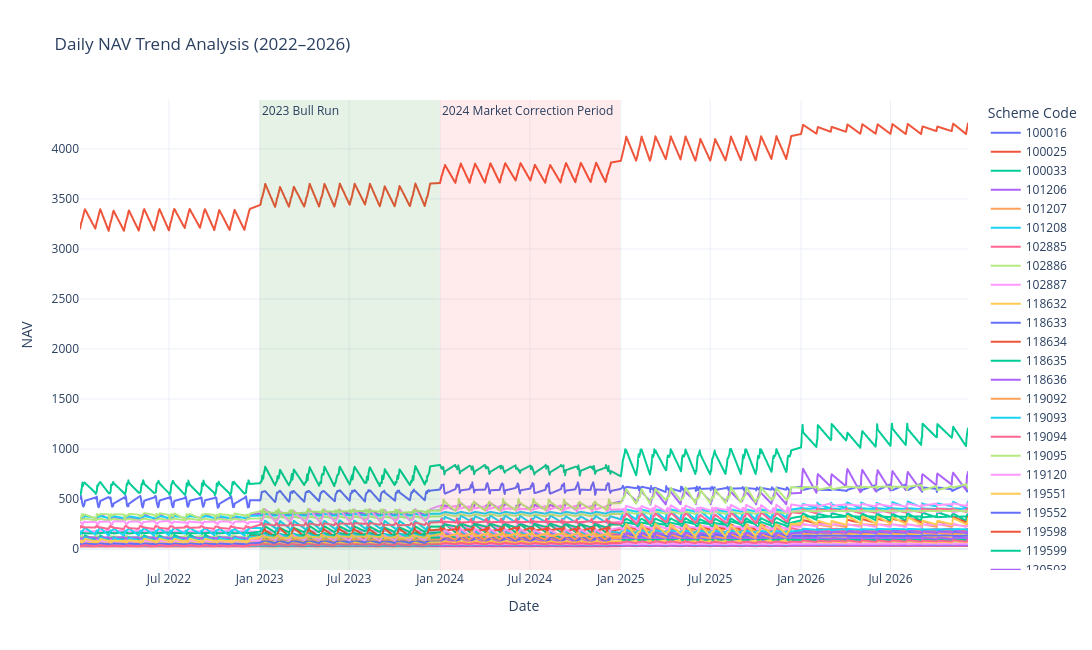

The notebook cell this image was saved under:
### Code cell
fig.write_image("../reports/plots/nav_trend_analysis.png")
fig.show()

### Figure 1 — Plotly figure (JSON) as saved in the notebook; plotly's stock layout.template omitted (floating-point values rounded to 4 significant figures; data arrays with more than 128 entries replaced by an {"elided": "..."} marker saying what was removed)
{"data": [{"customdata": {"elided": "453x1 int values"}, "hovertemplate": "Scheme Code=%{customdata[0]}<br>Date=%{x}<br>Net Asset Value (NAV)=%{y}<extra></extra>", "legendgroup": "100016", "line": {"color": "#636efa", "dash": "solid"}, "marker": {"symbol": "circle"}, "mode": "lines", "name": "100016", "showlegend": true, "type": "scattergl", "x": {"elided": "453 str values"}, "xaxis": "x", "y": {"elided": "453 float values"}, "yaxis": "y"}, {"customdata": {"elided": "453x1 int values"}, "hovertemplate": "Scheme Code=%{customdata[0]}<br>Date=%{x}<br>Net Asset Value (NAV)=%{y}<extra></extra>", "legendgroup": "100025", "line": {"color": "#EF553B", "dash": "solid"}, "marker": {"symbol": "circle"}, "mode": "lines", "name": "100025", "showlegend": true, "type": "scattergl", "x": {"elided": "453 str values"}, "xaxis": "x", "y": {"elided": "453 float values"}, "yaxis": "y"}, {"customdata": {"elided": "453x1 int values"}, "hovertemplate": "Scheme Code=%{customdata[0]}<br>Date=%{x}<br>Net Asset Value (NAV)=%{y}<extra></extra>", "legendgroup": "100033", "line": {"color": "#00cc96", "dash": "solid"}, "marker": {"symbol": "circle"}, "mode": "lines", "name": "100033", "showlegend": true, "type": "scattergl", "x": {"elided": "453 str values"}, "xaxis": "x", "y": {"elided": "453 float values"}, "yaxis": "y"}, {"customdata": {"elided": "453x1 int values"}, "hovertemplate": "Scheme Code=%{customdata[0]}<br>Date=%{x}<br>Net Asset Value (NAV)=%{y}<extra></extra>", "legendgroup": "101206", "line": {"color": "#ab63fa", "dash": "solid"}, "marker": {"symbol": "circle"}, "mode": "lines", "name": "101206", "showlegend": true, "type": "scattergl", "x": {"elided": "453 str values"}, "xaxis": "x", "y": {"elided": "453 float values"}, "yaxis": "y"}, {"customdata": {"elided": "453x1 int values"}, "hovertemplate": "Scheme Code=%{customdata[0]}<br>Date=%{x}<br>Net Asset Value (NAV)=%{y}<extra></extra>", "legendgroup": "101207", "line": {"color": "#FFA15A", "dash": "solid"}, "marker": {"symbol": "circle"}, "mode": "lines", "name": "101207", "showlegend": true, "type": "scattergl", "x": {"elided": "453 str values"}, "xaxis": "x", "y": {"elided": "453 float values"}, "yaxis": "y"}, {"customdata": {"elided": "453x1 int values"}, "hovertemplate": "Scheme Code=%{customdata[0]}<br>Date=%{x}<br>Net Asset Value (NAV)=%{y}<extra></extra>", "legendgroup": "101208", "line": {"color": "#19d3f3", "dash": "solid"}, "marker": {"symbol": "circle"}, "mode": "lines", "name": "101208", "showlegend": true, "type": "scattergl", "x": {"elided": "453 str values"}, "xaxis": "x", "y": {"elided": "453 float values"}, "yaxis": "y"}, {"customdata": {"elided": "453x1 int values"}, "hovertemplate": "Scheme Code=%{customdata[0]}<br>Date=%{x}<br>Net Asset Value (NAV)=%{y}<extra></extra>", "legendgroup": "102885", "line": {"color": "#FF6692", "dash": "solid"}, "marker": {"symbol": "circle"}, "mode": "lines", "name": "102885", "showlegend": true, "type": "scattergl", "x": {"elided": "453 str values"}, "xaxis": "x", "y": {"elided": "453 float values"}, "yaxis": "y"}, {"customdata": {"elided": "453x1 int values"}, "hovertemplate": "Scheme Code=%{customdata[0]}<br>Date=%{x}<br>Net Asset Value (NAV)=%{y}<extra></extra>", "legendgroup": "102886", "line": {"color": "#B6E880", "dash": "solid"}, "marker": {"symbol": "circle"}, "mode": "lines", "name": "102886", "showlegend": true, "type": "scattergl", "x": {"elided": "453 str values"}, "xaxis": "x", "y": {"elided": "453 float values"}, "yaxis": "y"}, {"customdata": {"elided": "453x1 int values"}, "hovertemplate": "Scheme Code=%{customdata[0]}<br>Date=%{x}<br>Net Asset Value (NAV)=%{y}<extra></extra>", "legendgroup": "102887", "line": {"color": "#FF97FF", "dash": "solid"}, "marker": {"symbol": "circle"}, "mode": "lines", "name": "102887", "showlegend": true, "type": "scattergl", "x": {"elided": "453 str values"}, "xaxis": "x", "y": {"elided": "453 float values"}, "yaxis": "y"}, {"customdata": {"elided": "453x1 int values"}, "hovertemplate": "Scheme Code=%{customdata[0]}<br>Date=%{x}<br>Net Asset Value (NAV)=%{y}<extra></extra>", "legendgroup": "118632", "line": {"color": "#FECB52", "dash": "solid"}, "marker": {"symbol": "circle"}, "mode": "lines", "name": "118632", "showlegend": true, "type": "scattergl", "x": {"elided": "453 str values"}, "xaxis": "x", "y": {"elided": "453 float values"}, "yaxis": "y"}, {"customdata": {"elided": "453x1 int values"}, "hovertemplate": "Scheme Code=%{customdata[0]}<br>Date=%{x}<br>Net Asset Value (NAV)=%{y}<extra></extra>", "legendgroup": "118633", "line": {"color": "#636efa", "dash": "solid"}, "marker": {"symbol": "circle"}, "mode": "lines", "name": "118633", "showlegend": true, "type": "scattergl", "x": {"elided": "453 str values"}, "xaxis": "x", "y": {"elided": "453 float values"}, "yaxis": "y"}, {"customdata": {"elided": "453x1 int values"}, "hovertemplate": "Scheme Code=%{customdata[0]}<br>Date=%{x}<br>Net Asset Value (NAV)=%{y}<extra></extra>", "legendgroup": "118634", "line": {"color": "#EF553B", "dash": "solid"}, "marker": {"symbol": "circle"}, "mode": "lines", "name": "118634", "showlegend": true, "type": "scattergl", "x": {"elided": "453 str values"}, "xaxis": "x", "y": {"elided": "453 float values"}, "yaxis": "y"}, {"customdata": {"elided": "453x1 int values"}, "hovertemplate": "Scheme Code=%{customdata[0]}<br>Date=%{x}<br>Net Asset Value (NAV)=%{y}<extra></extra>", "legendgroup": "118635", "line": {"color": "#00cc96", "dash": "solid"}, "marker": {"symbol": "circle"}, "mode": "lines", "name": "118635", "showlegend": true, "type": "scattergl", "x": {"elided": "453 str values"}, "xaxis": "x", "y": {"elided": "453 float values"}, "yaxis": "y"}, {"customdata": {"elided": "453x1 int values"}, "hovertemplate": "Scheme Code=%{customdata[0]}<br>Date=%{x}<br>Net Asset Value (NAV)=%{y}<extra></extra>", "legendgroup": "118636", "line": {"color": "#ab63fa", "dash": "solid"}, "marker": {"symbol": "circle"}, "mode": "lines", "name": "118636", "showlegend": true, "type": "scattergl", "x": {"elided": "453 str values"}, "xaxis": "x", "y": {"elided": "453 float values"}, "yaxis": "y"}, {"customdata": {"elided": "453x1 int values"}, "hovertemplate": "Scheme Code=%{customdata[0]}<br>Date=%{x}<br>Net Asset Value (NAV)=%{y}<extra></extra>", "legendgroup": "119092", "line": {"color": "#FFA15A", "dash": "solid"}, "marker": {"symbol": "circle"}, "mode": "lines", "name": "119092", "showlegend": true, "type": "scattergl", "x": {"elided": "453 str values"}, "xaxis": "x", "y": {"elided": "453 float values"}, "yaxis": "y"}, {"customdata": {"elided": "453x1 int values"}, "hovertemplate": "Scheme Code=%{customdata[0]}<br>Date=%{x}<br>Net Asset Value (NAV)=%{y}<extra></extra>", "legendgroup": "119093", "line": {"color": "#19d3f3", "dash": "solid"}, "marker": {"symbol": "circle"}, "mode": "lines", "name": "119093", "showlegend": true, "type": "scattergl", "x": {"elided": "453 str values"}, "xaxis": "x", "y": {"elided": "453 float values"}, "yaxis": "y"}, {"customdata": {"elided": "453x1 int values"}, "hovertemplate": "Scheme Code=%{customdata[0]}<br>Date=%{x}<br>Net Asset Value (NAV)=%{y}<extra></extra>", "legendgroup": "119094", "line": {"color": "#FF6692", "dash": "solid"}, "marker": {"symbol": "circle"}, "mode": "lines", "name": "119094", "showlegend": true, "type": "scattergl", "x": {"elided": "453 str values"}, "xaxis": "x", "y": {"elided": "453 float values"}, "yaxis": "y"}, {"customdata": {"elided": "453x1 int values"}, "hovertemplate": "Scheme Code=%{customdata[0]}<br>Date=%{x}<br>Net Asset Value (NAV)=%{y}<extra></extra>", "legendgroup": "119095", "line": {"color": "#B6E880", "dash": "solid"}, "marker": {"symbol": "circle"}, "mode": "lines", "name": "119095", "showlegend": true, "type": "scattergl", "x": {"elided": "453 str values"}, "xaxis": "x", "y": {"elided": "453 float values"}, "yaxis": "y"}, {"customdata": {"elided": "453x1 int values"}, "hovertemplate": "Scheme Code=%{customdata[0]}<br>Date=%{x}<br>Net Asset Value (NAV)=%{y}<extra></extra>", "legendgroup": "119120", "line": {"color": "#FF97FF", "dash": "solid"}, "marker": {"symbol": "circle"}, "mode": "lines", "name": "119120", "showlegend": true, "type": "scattergl", "x": {"elided": "453 str values"}, "xaxis": "x", "y": {"elided": "453 float values"}, "yaxis": "y"}, {"customdata": {"elided": "453x1 int values"}, "hovertemplate": "Scheme Code=%{customdata[0]}<br>Date=%{x}<br>Net Asset Value (NAV)=%{y}<extra></extra>", "legendgroup": "119551", "line": {"color": "#FECB52", "dash": "solid"}, "marker": {"symbol": "circle"}, "mode": "lines", "name": "119551", "showlegend": true, "type": "scattergl", "x": {"elided": "453 str values"}, "xaxis": "x", "y": {"elided": "453 float values"}, "yaxis": "y"}, {"customdata": {"elided": "453x1 int values"}, "hovertemplate": "Scheme Code=%{customdata[0]}<br>Date=%{x}<br>Net Asset Value (NAV)=%{y}<extra></extra>", "legendgroup": "119552", "line": {"color": "#636efa", "dash": "solid"}, "marker": {"symbol": "circle"}, "mode": "lines", "name": "119552", "showlegend": true, "type": "scattergl", "x": {"elided": "453 str values"}, "xaxis": "x", "y": {"elided": "453 float values"}, "yaxis": "y"}, {"customdata": {"elided": "453x1 int values"}, "hovertemplate": "Scheme Code=%{customdata[0]}<br>Date=%{x}<br>Net Asset Value (NAV)=%{y}<extra></extra>", "legendgroup": "119598", "line": {"color": "#EF553B", "dash": "solid"}, "marker": {"symbol": "circle"}, "mode": "lines", "name": "119598", "showlegend": true, "type": "scattergl", "x": {"elided": "453 str values"}, "xaxis": "x", "y": {"elided": "453 float values"}, "yaxis": "y"}, {"customdata": {"elided": "453x1 int values"}, "hovertemplate": "Scheme Code=%{customdata[0]}<br>Date=%{x}<br>Net Asset Value (NAV)=%{y}<extra></extra>", "legendgroup": "119599", "line": {"color": "#00cc96", "dash": "solid"}, "marker": {"symbol": "circle"}, "mode": "lines", "name": "119599", "showlegend": true, "type": "scattergl", "x": {"elided": "453 str values"}, "xaxis": "x", "y": {"elided": "453 float values"}, "yaxis": "y"}, {"customdata": {"elided": "453x1 int values"}, "hovertemplate": "Scheme Code=%{customdata[0]}<br>Date=%{x}<br>Net Asset Value (NAV)=%{y}<extra></extra>", "legendgroup": "120503", "line": {"color": "#ab63fa", "dash": "solid"}, "marker": {"symbol": "circle"}, "mode": "lines", "name": "120503", "showlegend": true, "type": "scattergl", "x": {"elided": "453 str values"}, "xaxis": "x", "y": {"elided": "453 float values"}, "yaxis": "y"}, {"customdata": {"elided": "453x1 int values"}, "hovertemplate": "Scheme Code=%{customdata[0]}<br>Date=%{x}<br>Net Asset Value (NAV)=%{y}<extra></extra>", "legendgroup": "120504", "line": {"color": "#FFA15A", "dash": "solid"}, "marker": {"symbol": "circle"}, "mode": "lines", "name": "120504", "showlegend": true, "type": "scattergl", "x": {"elided": "453 str values"}, "xaxis": "x", "y": {"elided": "453 float values"}, "yaxis": "y"}, {"customdata": {"elided": "453x1 int values"}, "hovertemplate": "Scheme Code=%{customdata[0]}<br>Date=%{x}<br>Net Asset Value (NAV)=%{y}<extra></extra>", "legendgroup": "120505", "line": {"color": "#19d3f3", "dash": "solid"}, "marker": {"symbol": "circle"}, "mode": "lines", "name": "120505", "showlegend": true, "type": "scattergl", "x": {"elided": "453 str values"}, "xaxis": "x", "y": {"elided": "453 float values"}, "yaxis": "y"}, {"customdata": {"elided": "453x1 int values"}, "hovertemplate": "Scheme Code=%{customdata[0]}<br>Date=%{x}<br>Net Asset Value (NAV)=%{y}<extra></extra>", "legendgroup": "120506", "line": {"color": "#FF6692", "dash": "solid"}, "marker": {"symbol": "circle"}, "mode": "lines", "name": "120506", "showlegend": true, "type": "scattergl", "x": {"elided": "453 str values"}, "xaxis": "x", "y": {"elided": "453 float values"}, "yaxis": "y"}, {"customdata": {"elided": "453x1 int values"}, "hovertemplate": "Scheme Code=%{customdata[0]}<br>Date=%{x}<br>Net Asset Value (NAV)=%{y}<extra></extra>", "legendgroup": "120507", "line": {"color": "#B6E880", "dash": "solid"}, "marker": {"symbol": "circle"}, "mode": "lines", "name": "120507", "showlegend": true, "type": "scattergl", "x": {"elided": "453 str values"}, "xaxis": "x", "y": {"elided": "453 float values"}, "yaxis": "y"}, {"customdata": {"elided": "453x1 int values"}, "hovertemplate": "Scheme Code=%{customdata[0]}<br>Date=%{x}<br>Net Asset Value (NAV)=%{y}<extra></extra>", "legendgroup": "120841", "line": {"color": "#FF97FF", "dash": "solid"}, "marker": {"symbol": "circle"}, "mode": "lines", "name": "120841", "showlegend": true, "type": "scattergl", "x": {"elided": "453 str values"}, "xaxis": "x", "y": {"elided": "453 float values"}, "yaxis": "y"}, {"customdata": {"elided": "453x1 int values"}, "hovertemplate": "Scheme Code=%{customdata[0]}<br>Date=%{x}<br>Net Asset Value (NAV)=%{y}<extra></extra>", "legendgroup": "120842", "line": {"color": "#FECB52", "dash": "solid"}, "marker": {"symbol": "circle"}, "mode": "lines", "name": "120842", "showlegend": true, "type": "scattergl", "x": {"elided": "453 str values"}, "xaxis": "x", "y": {"elided": "453 float values"}, "yaxis": "y"}, {"customdata": {"elided": "453x1 int values"}, "hovertemplate": "Scheme Code=%{customdata[0]}<br>Date=%{x}<br>Net Asset Value (NAV)=%{y}<extra></extra>", "legendgroup": "120843", "line": {"color": "#636efa", "dash": "solid"}, "marker": {"symbol": "circle"}, "mode": "lines", "name": "120843", "showlegend": true, "type": "scattergl", "x": {"elided": "453 str values"}, "xaxis": "x", "y": {"elided": "453 float values"}, "yaxis": "y"}, {"customdata": {"elided": "453x1 int values"}, "hovertemplate": "Scheme Code=%{customdata[0]}<br>Date=%{x}<br>Net Asset Value (NAV)=%{y}<extra></extra>", "legendgroup": "120844", "line": {"color": "#EF553B", "dash": "solid"}, "marker": {"symbol": "circle"}, "mode": "lines", "name": "120844", "showlegend": true, "type": "scattergl", "x": {"elided": "453 str values"}, "xaxis": "x", "y": {"elided": "453 float values"}, "yaxis": "y"}, {"customdata": {"elided": "453x1 int values"}, "hovertemplate": "Scheme Code=%{customdata[0]}<br>Date=%{x}<br>Net Asset Value (NAV)=%{y}<extra></extra>", "legendgroup": "125497", "line": {"color": "#00cc96", "dash": "solid"}, "marker": {"symbol": "circle"}, "mode": "lines", "name": "125497", "showlegend": true, "type": "scattergl", "x": {"elided": "453 str values"}, "xaxis": "x", "y": {"elided": "453 float values"}, "yaxis": "y"}, {"customdata": {"elided": "453x1 int values"}, "hovertemplate": "Scheme Code=%{customdata[0]}<br>Date=%{x}<br>Net Asset Value (NAV)=%{y}<extra></extra>", "legendgroup": "125498", "line": {"color": "#ab63fa", "dash": "solid"}, "marker": {"symbol": "circle"}, "mode": "lines", "name": "125498", "showlegend": true, "type": "scattergl", "x": {"elided": "453 str values"}, "xaxis": "x", "y": {"elided": "453 float values"}, "yaxis": "y"}, {"customdata": {"elided": "453x1 int values"}, "hovertemplate": "Scheme Code=%{customdata[0]}<br>Date=%{x}<br>Net Asset Value (NAV)=%{y}<extra></extra>", "legendgroup": "148567", "line": {"color": "#FFA15A", "dash": "solid"}, "marker": {"symbol": "circle"}, "mode": "lines", "name": "148567", "showlegend": true, "type": "scattergl", "x": {"elided": "453 str values"}, "xaxis": "x", "y": {"elided": "453 float values"}, "yaxis": "y"}, {"customdata": {"elided": "453x1 int values"}, "hovertemplate": "Scheme Code=%{customdata[0]}<br>Date=%{x}<br>Net Asset Value (NAV)=%{y}<extra></extra>", "legendgroup": "148568", "line": {"color": "#19d3f3", "dash": "solid"}, "marker": {"symbol": "circle"}, "mode": "lines", "name": "148568", "showlegend": true, "type": "scattergl", "x": {"elided": "453 str values"}, "xaxis": "x", "y": {"elided": "453 float values"}, "yaxis": "y"}, {"customdata": {"elided": "453x1 int values"}, "hovertemplate": "Scheme Code=%{customdata[0]}<br>Date=%{x}<br>Net Asset Value (NAV)=%{y}<extra></extra>", "legendgroup": "148569", "line": {"color": "#FF6692", "dash": "solid"}, "marker": {"symbol": "circle"}, "mode": "lines", "name": "148569", "showlegend": true, "type": "scattergl", "x": {"elided": "453 str values"}, "xaxis": "x", "y": {"elided": "453 float values"}, "yaxis": "y"}, {"customdata": {"elided": "453x1 int values"}, "hovertemplate": "Scheme Code=%{customdata[0]}<br>Date=%{x}<br>Net Asset Value (NAV)=%{y}<extra></extra>", "legendgroup": "149322", "line": {"color": "#B6E880", "dash": "solid"}, "marker": {"symbol": "circle"}, "mode": "lines", "name": "149322", "showlegend": true, "type": "scattergl", "x": {"elided": "453 str values"}, "xaxis": "x", "y": {"elided": "453 float values"}, "yaxis": "y"}, {"customdata": {"elided": "453x1 int values"}, "hovertemplate": "Scheme Code=%{customdata[0]}<br>Date=%{x}<br>Net Asset Value (NAV)=%{y}<extra></extra>", "legendgroup": "149323", "line": {"color": "#FF97FF", "dash": "solid"}, "marker": {"symbol": "circle"}, "mode": "lines", "name": "149323", "showlegend": true, "type": "scattergl", "x": {"elided": "453 str values"}, "xaxis": "x", "y": {"elided": "453 float values"}, "yaxis": "y"}, {"customdata": {"elided": "453x1 int values"}, "hovertemplate": "Scheme Code=%{customdata[0]}<br>Date=%{x}<br>Net Asset Value (NAV)=%{y}<extra></extra>", "legendgroup": "149324", "line": {"color": "#FECB52", "dash": "solid"}, "marker": {"symbol": "circle"}, "mode": "lines", "name": "149324", "showlegend": true, "type": "scattergl", "x": {"elided": "453 str values"}, "xaxis": "x", "y": {"elided": "453 float values"}, "yaxis": "y"}], "layout": {"annotations": [{"showarrow": false, "text": "2023 Bull Run", "x": "2023-01-01", "xanchor": "left", "xref": "x", "y": 1, "yanchor": "top", "yref": "y domain"}, {"showarrow": false, "text": "2024 Market Correction Period", "x": "2024-01-01", "xanchor": "left", "xref": "x", "y": 1, "yanchor": "top", "yref": "y domain"}], "height": 650, "hovermode": "x unified", "legend": {"title": {"text": "Scheme Code"}, "tracegroupgap": 0}, "shapes": [{"fillcolor": "green", "line": {"width": 0}, "opacity": 0.1, "type": "rect", "x0": "2023-01-01", "x1": "2023-12-31", "xref": "x", "y0": 0, "y1": 1, "yref": "y domain"}, {"fillcolor": "red", "line": {"width": 0}, "opacity": 0.08, "type": "rect", "x0": "2024-01-01", "x1": "2024-12-31", "xref": "x", "y0": 0, "y1": 1, "yref": "y domain"}], "title": {"text": "Daily NAV Trend Analysis (2022–2026)"}, "width": 1200, "xaxis": {"anchor": "y", "domain": [0, 1], "title": {"text": "Date"}}, "yaxis": {"anchor": "x", "domain": [0, 1], "title": {"text": "NAV"}}}}
